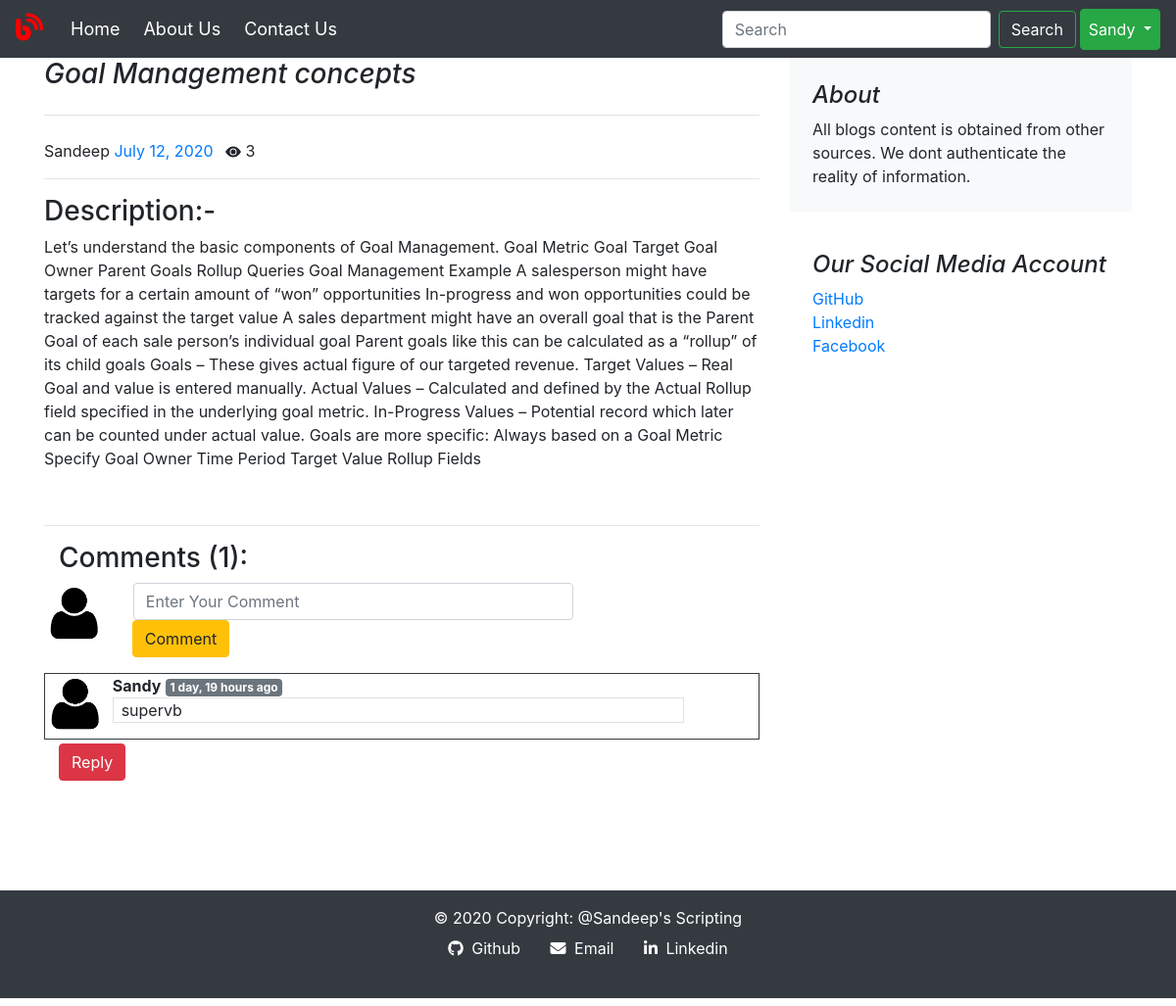
Screenshot of /blog/blogpost/GoalManagementconcepts (signed in) with the database file from the repository.
### Blog/models.py (models this page shows)
class blogpost(models.Model):
    id=models.AutoField(primary_key=True)
    author=models.CharField(max_length=70)
    title=models.CharField(max_length=500)
    views=models.IntegerField(default=0)
    desc=models.TextField()
    pub_date=models.DateField()
    slug=models.CharField(max_length=130)

class Blogcomment(models.Model):
    sno=models.AutoField(primary_key=True)
    comment=models.TextField()
    user=models.ForeignKey(User,on_delete=models.CASCADE)
    post=models.ForeignKey(blogpost,on_delete=models.CASCADE)
    parent=models.ForeignKey('self',on_delete=models.CASCADE, null=True)
    timestamp=models.DateTimeField(default=now)

### Blog/views.py (the view)
# urls.py: path('blogpost/<str:slug>',views.blogs,name='blogpost' ),
def blogs(request,slug):
    var=blogpost.objects.filter(slug=slug).first()
    var.views=var.views+1
    var.save()
    comment=Blogcomment.objects.filter(post=var,parent=None)
    childcomment=Blogcomment.objects.filter(post=var).exclude(parent=None)
    replydict={}
    for x in comment:
        print(x.sno)
    for reply in childcomment:
        print(reply.parent.sno)
        if reply.parent.sno not in replydict:
            replydict[reply.parent.sno]=[reply]
        else:
            replydict[reply.parent.sno].append(reply)
    print("replydict :",replydict)
    content={'post':var,'comment':comment,'user':request.user,'childcomments':replydict}
    return render(request,'blog/blogfile.html',content)

### Blog/templatetags/extra.py (called while the page is built)
@register.filter(name='get_val')
def get_val(dict,key):
    return dict.get(key)

### templates/blog/blogfile.html (shortened to what this page needs)
{% extends 'home/basic.html' %}
{% block body%}
{% load humanize %}
{% load extra %}
<main role="main" class="container">
  <div class="row">
    <div class="col-md-8 blog-main">
      <h3 class="pb-4 mb-4 font-italic border-bottom">
        {{post.title | safe }}
      </h3>
      <div class="blog-post">
        <p class="blog-post-meta">{{post.author}} <a class="mr-2 "href="#">{{post.pub_date}} </a>
          <svg width="1em" height="1em" viewBox="0 0 16 16" class="bi bi-eye-fill" fill="currentColor" xmlns="http://www.w3.org/2000/svg">
                <path d="M10.5 8a2.5 2.5 0 1 1-5 0 2.5 2.5 0 0 1 5 0z"/>
                <path fill-rule="evenodd" d="M0 8s3-5.5 8-5.5S16 8 16 8s-3 5.5-8 5.5S0 8 0 8zm8 3.5a3.5 3.5 0 1 0 0-7 3.5 3.5 0 0 0 0 7z"/>
          </svg> {{post.views}}
        </p>
        <hr>
        <h3>Description:-</h3>
        <p>{{post.desc | safe }}</p>
      </div>
      <br>
      <hr>
      <div class="container">
        <h3>Comments ({{comment.count}}):</h3>
        {% if user.is_authenticated %}
        <form method="POST" action={% url 'comment' %}>{% csrf_token %}
          <div class="row mb-3">
            <div class="col-md-1 p-0">
              <img src="/static/blog/user_logo.png" class="w-100"></img>
            </div>
            <div class="input-group col-md-11">
              <div class="comm col-md-9">
              <input type="text" class="form-control w-100" placeholder="Enter Your Comment" name="comment"
              aria-label="Enter Your Comment" aria-describedby="button-addon2" required=true>
            <div class="input-group-append">
              <button class="btn btn-warning" type="submit" id="button-addon2" name="Submit Comment">Comment</button>
            </div>
            </div>
          </div>
        {% else %}
        <p class="text-danger"><b> Kindly login to make comments.</b></p>
        {% endif %}
      </div>
      {% for x in comment  %}
      <div class="row mt-3 border border-dark">
        <div class="col-md-1 p-0">
          <img src="/static/blog/user_logo.png" class="w-100"></img>
        </div>
        <div class="col-md-10 pl-2 ">
          <b>{{x.user.username}}</b> <span class="badge badge-secondary"> {{x.timestamp | naturaltime }}<br></span>
          <p class="border pl-2">{{x.comment}} </p>
        </div>
      </div>
      {% if user.is_authenticated %}
      <p>
        <button class="btn btn-danger mt-1" type="button" data-toggle="collapse" data-target="#replybox{{x.sno}}"
          aria-expanded="false" aria-controls="replybox{{x.sno}}">
          Reply
        </button>
      </p>
      {% endif %}
      {% endfor %}
<br>
<br>
    </div>
  </div>
  <aside class="col-md-4 blog-sidebar">
    <div class="p-4 mb-3 bg-light rounded">
      <h4 class="font-italic">About</h4>
      <p class="mb-0">All blogs content is obtained from other sources. We dont authenticate the reality of information.
      </p>
    </div>
    <div class="p-4">
      <h4 class="font-italic">Our Social Media Account</h4>
      <ol class="list-unstyled">
        <li><a href="https://github.com/Sandeep-Sambyal">GitHub</a></li>
        <li><a href="https://www.linkedin.com/in/sandeep-singh-271a6b7b/">Linkedin</a></li>
        <li><a href="https://www.facebook.com/sandy.ruined">Facebook</a></li>
      </ol>
    </div>
  </aside>
  </div>
</main>
{% endblock  %}

### templates/home/basic.html (shortened to what this page needs)
<!doctype html>
<html lang="en">
  <head>
    <link rel="stylesheet" href="https://stackpath.bootstrapcdn.com/bootstrap/4.5.0/css/bootstrap.min.css">
  </head>
  <body>
  {% load static %}
        <div class="container-navbar">
        <nav class="navbar navbar-expand-lg navbar-light bg-dark navigation" style="font-size:large;">
        <a class="navbar-brand text-white bg-dark" href="#">
            <i class='fas fa-blog' style='font-size:28px;color:red'></i>
        </a>
        <div class="collapse navbar-collapse" id="navbarSupportedContent">
          <ul class="navbar-nav mr-auto">
              <li class="nav-item active mx-1">
                <a class="nav-link text-white" id="homebar" href="{%url 'home'%}">Home <span class="sr-only">(current)</span></a>
              </li>
              <li class="nav-item mx-1">
                <a class="nav-link text-white " href="{%url 'aboutus'%}" id="aboutbar">About Us</a>
              </li>
                <li class="nav-item mx-1">
                <a class="nav-link text-white" href="/contact/" id="contactbar">Contact Us</a>
              </li>
          </ul>
          <div class="ml-auto form-inline">
            <form class="form-inline my-2 my-lg-0" method="get" action="{%url 'search'%}">
              <input class="form-control mr-sm-2" type="search" placeholder="Search" aria-label="Search" name="search">
              <button class="btn btn-outline-success my-2 my-sm-0 text-white bg-dark" id="searchbar" type="submit">Search</button>
            </form>
            {% if user.is_authenticated  %}
              <ul class="navbar-nav ml-1">
              <li class="nav-item dropdown">
                <a class="nav-link dropdown-toggle btn btn-success text-white" href="#" id="navbarDropdown" role="button" data-toggle="dropdown" aria-haspopup="true" aria-expanded="false">
                  {{user}}
                </a>
              </li>
              </ul>
            {% endif %}
        </div>
        </div>
        </nav>
        </div>
    {% block body %}{%endblock%}
<footer>
    <br>
    <br>
    <div class="footer-copyright p-3 mb-2 bg-dark text-white text-center">© 2020 Copyright:
      <a href="" class="text-white">@Sandeep's Scripting</a><br>
      <p>
        <a type="button" class="btn btn-git text-white" href="https://github.com/Sandeep-Sambyal" target="_blank">
            <i class="fab fa-github pr-1" ></i> Github</a>
        <a type="button"  href="mailto:Sambyalsandeep31@gmail.com" target="_blank" class="btn btn-email text-white">
            <i class="fas fa-envelope pr-1"></i> Email</a>
        <a type="button" href="https://www.linkedin.com/in/sandeep-singh-271a6b7b/" target="_blank" class="btn btn-li text-white">
            <i class="fab fa-linkedin-in pr-1"></i> Linkedin</a>
      </p>
    </div>
  </footer>
  </body>
</html>

### rows the page displays
blogpost: title "Goal Management concepts", author "Sandeep", pub_date "July 12, 2020", views "3", desc "Let’s understand the basic components of Goal Management. Goal Metric Goal Target Goal Owner Parent Goals Rollup Queries Goal Management Example A salesperson might have targets for a certain amount of “won” opportunities In-progress and won opportunities could be tracked against the target value A sales department might have an overall goal that is the Parent Goal of each sale person’s individual goal Parent goals like this can be calculated as a “rollup” of its child goals Goals – These gives actual figure of our targeted revenue. Target Values – Real Goal and value is entered manually. Actual Values – Calculated and defined by the Actual Rollup field specified in the underlying goal…"
Blogcomment: user.username "Sandy", timestamp "1 day, 19 hours ago", comment "supervb"

### other values shown
{{ user }} "Sandy"
{{ comment.count }} "1"
